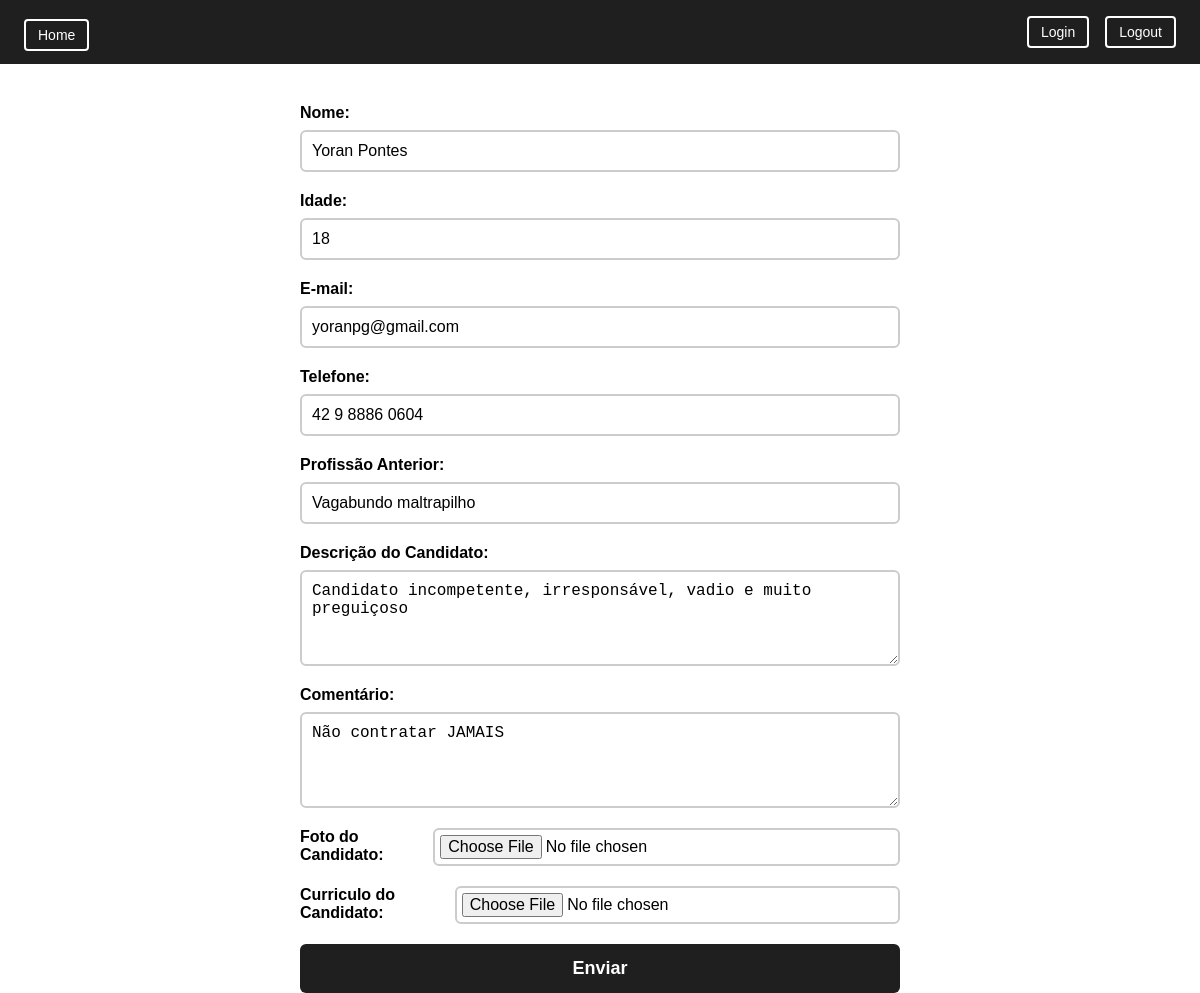
The page /editar-candidato?id=13 (signed in) on the database its author committed.
### tables this page shows
CREATE TABLE candidate (
	id INTEGER PRIMARY KEY AUTOINCREMENT, 
	name TEXT NOT NULL, 
	idade INTEGER NOT NULL, 
	email TEXT NOT NULL, 
	phone TEXT, 
	prof_anterior TEXT, 
	description TEXT, 
	comment TEXT, 
	curriculum TEXT, 
	photo TEXT
);

### src/Controllers/ControllerFormCandidato.php (called while the page is built, shortened)
<?php
class ControllerFormCandidato implements Controller
{
    public function request(): void
    {
        $id = filter_input(INPUT_GET, 'id', FILTER_VALIDATE_INT);
        $candidato = null;
        if($id!==false && $id!==null){
            $candidato = $this->repository->find($id);
        }
        require_once __DIR__ . "/../Views/view-form.php";
    }
}

### public/index.php (called while the page is built, shortened)
<?php
$routes = require __DIR__ . "/../config/routes.php";
$path = __DIR__ . "/../BD.sqlite";
$pdo = new PDO("sqlite:$path");
$repository = new CandidateRepository($pdo);
$path_info = $_SERVER['PATH_INFO'] ?? '/';
$http_method = $_SERVER['REQUEST_METHOD'];
$key = "$http_method|$path_info";
if(array_key_exists($key, $routes)){
    $controller = new $controllerClass($repository);
}else{
    $controller;
}
$controller->request();

### src/Repository/CandidateRepository.php (called while the page is built, shortened)
<?php
class CandidateRepository
{
    public function find(int $id): ?Candidato
    {
        $stmt = $this->pdo->prepare("SELECT * FROM candidate WHERE id = :id;");
        $stmt->bindValue(':id', $id, \PDO::PARAM_INT);
        $stmt->execute();
        return $this->hydrate($stmt->fetch(\PDO::FETCH_ASSOC));
    }
    private function hydrate(array $candidatoData): Candidato
    {
        $candidato = new Candidato($candidatoData['name'], $candidatoData['idade'], $candidatoData['email'], $candidatoData['phone'], $candidatoData['prof_anterior'], $candidatoData['description'], $candidatoData['comment']);
        $candidato->setId(intval($candidatoData['id']));
        if($candidatoData['photo'] !== null) $candidato->setPhoto($candidatoData['photo']);
        if($candidatoData['curriculum'] !== null) $candidato->setCurriculum($candidatoData['curriculum']);
        return $candidato;
    }
}

### src/Views/view-form.php (the view)
<?php require_once __DIR__ . "/cabecaslho.php";?>
<main class="formulario-container">
    <form class="formulario" method="POST" enctype="multipart/form-data">
      <div class="campo-form">
        <label for="nome">Nome:</label>
        <input type="text" id="nome" name="name" required value="<?= $candidato->name?>" />
      </div>
      <div class="campo-form">
        <label for="idade">Idade:</label>
        <input type="number" id="idade" name="idade" required value="<?= $candidato->idade?>"/>
      </div>
      <div class="campo-form">
        <label for="email">E-mail:</label>
        <input type="email" id="email" name="email" required value="<?= $candidato->email?>" />
      </div>
      <div class="campo-form">
        <label for="telefone">Telefone:</label>
        <input type="tel" id="telefone" name="phone"  value="<?= $candidato->phone?>"/>
      </div>
      <div class="campo-form">
        <label for="profissao">Profissão Anterior:</label>
        <input type="text" id="profissao" name="profAnterior"  value="<?= $candidato->profAnterior?>"/>
      </div>
      <div class="campo-form">
        <label for="descricao">Descrição do Candidato:</label>
        <textarea id="descricao" name="description" rows="4" ><?= $candidato->description?></textarea>
      </div>
      <div class="campo-form">
        <label for="comentario">Comentário:</label>
        <textarea id="comentario" name="comment" rows="4" ><?= $candidato->comment?></textarea>
      </div>
      <div class="campo-form arquivos">
        <label for="arquivo1">Foto do Candidato:</label>
        <input type="file" accept="image/*" id="arquivo1" name="photo" />
      </div>
      <div class="campo-form arquivos">
        <label for="arquivo2">Curriculo do Candidato:</label>
        <input type="file" accept="/*" id="arquivo2" name="curriculum" />
      </div>
      <button type="submit" class="btn-enviar">Enviar</button>
    </form>
  </main>
<?php require_once __DIR__ . "/rodape.php";?>

### public/css/style.css (style rules this page uses)
* { margin: 0; padding: 0; box-sizing: border-box; }
.formulario-container { display: flex; justify-content: center; align-items: flex-start; padding: 40px; font-family: Arial, sans-serif; height: calc(100vh - 80px); }
.formulario { display: flex; flex-direction: column; gap: 20px; width: 100%; max-width: 600px; }
.campo-form { display: flex; flex-direction: column; gap: 8px; }
.campo-form label { font-size: 16px; font-weight: bold; }
.campo-form input, .campo-form textarea { padding: 10px; font-size: 16px; border: 2px solid #ccc; border-radius: 6px; width: 100%; box-sizing: border-box; }
.campo-form textarea { resize: vertical; }
.campo-form input[type="file"] { padding: 5px; }
.arquivos { display: flex; flex-direction: row; gap: 20px; }
.btn-enviar { padding: 14px 24px; background-color: #1f1f1f; color: white; border: none; border-radius: 6px; font-size: 18px; font-weight: bold; cursor: pointer; transition: background-color 0.2s; width: 100%; }

### rows shown on the page
candidate: name "Yoran Pontes", idade "18", email "yoranpg@gmail.com", phone "42 9 8886 0604", profAnterior "Vagabundo maltrapilho", description "Candidato incompetente, irresponsável, vadio e muito preguiçoso", comment "Não contratar JAMAIS"
